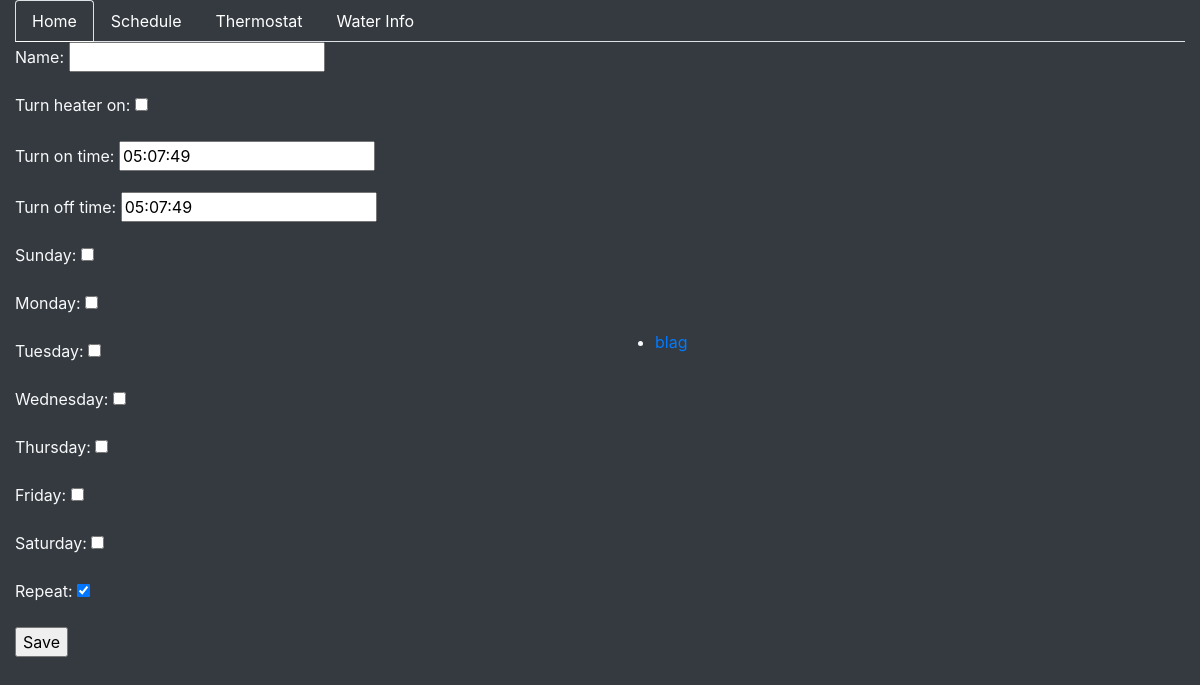
/schedule/, run on an earlier commit of the app's database.
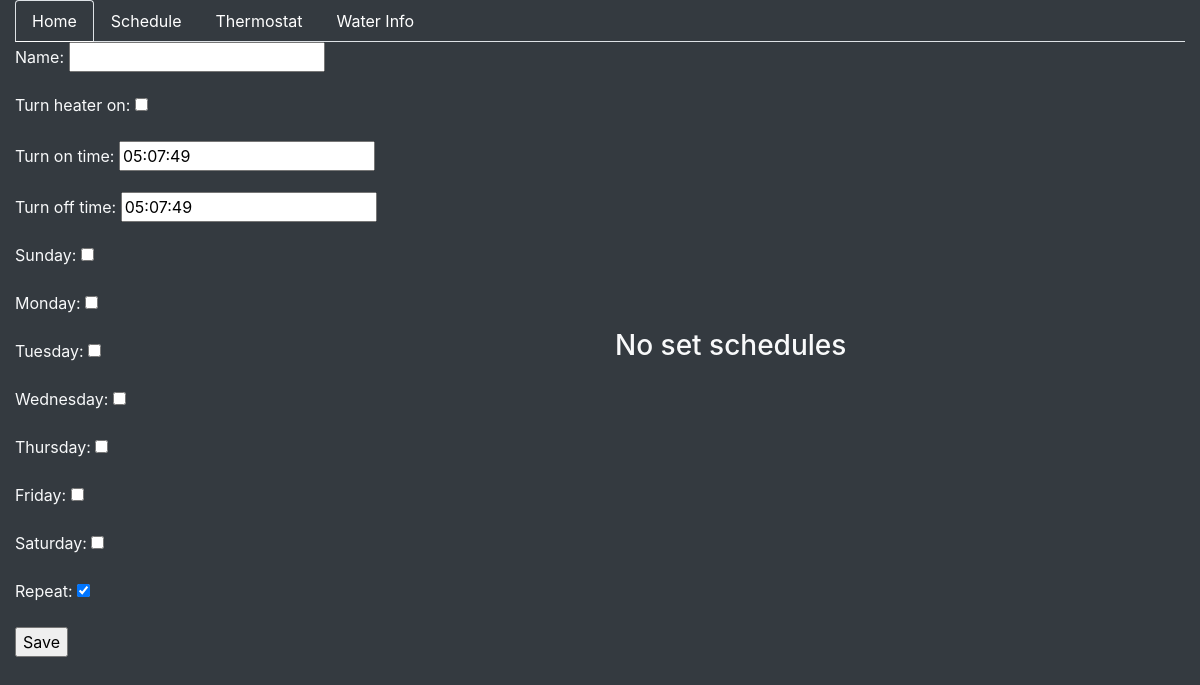
And on a later commit of the database.
### Homepage/models.py (models this page shows)
class Schedule(models.Model):
    name = models.CharField(max_length=1000)
    turn_heater_on = models.BooleanField(default= False)
    turn_on_time = models.TimeField(default= datetime.datetime.now().time())
    turn_off_time = models.TimeField(default= datetime.datetime.now().time())
    Sunday = models.BooleanField(default= False)
    Monday = models.BooleanField(default= False)
    Tuesday = models.BooleanField(default= False)
    Wednesday = models.BooleanField(default= False)
    Thursday = models.BooleanField(default= False)
    Friday = models.BooleanField(default= False)
    Saturday = models.BooleanField(default= False)
    repeat = models.BooleanField(default=True)

### Homepage/views.py (the view)
# urls.py: path('schedule/', views.schedule, name='schedule'),
def schedule(request):
    schedules = Schedule.objects.all()
    form = Schedule_Form(request.POST or None)
    if form.is_valid():
        form.save()
    context = {
        'form' : form,
        'schedules' : schedules,
        'meta' : meta
    }
    return render(request, 'schedule.html', context)

### Homepage/forms.py
class Schedule_Form(forms.ModelForm):
    class Meta:
        model = Schedule
        fields = [
            'name',
            'turn_heater_on',
            'turn_on_time',
            'turn_off_time',
            'Sunday',
            'Monday',
            'Tuesday',
            'Wednesday',
            'Thursday',
            'Friday',
            'Saturday',
            'repeat',
            ]

### Homepage/templates/schedule.html (shortened to what this page needs)
{% extends 'generic.html' %}
{% block navbar %}
{%include 'navbar.html' %}
{% endblock %}
{% block leftColumn %}
<form method="POST">
    {{ form.as_p }}
    <input type='submit' value='Save' />
</form>
{% endblock %}
{% block rightColumn %}
    {% if schedules %}
        <ul>
            {% for schedule_obj in schedules %}
                <li><a href= "/schedule/{{ schedule_obj.id }}/"> {{ schedule_obj.name }}</a></li>
            {% endfor %}
        </ul>
    {% else %}
        <h3>No set schedules</h3>
    {% endif %}
{% endblock %}

### Homepage/templates/generic.html (shortened to what this page needs)
<!DOCTYPE html>
<html lang='en'>
    {% load static %}
    <head>
        <link rel="stylesheet" href="https://stackpath.bootstrapcdn.com/bootstrap/4.4.1/css/bootstrap.min.css">
        <link rel="stylesheet" href="{% static 'weathericons/css/weather-icons.min.css' %}">
    </head>
    <body class="bg-dark">
        <div class="container-fluid">
            {% block navbar %}
            {% endblock %}
            <div class="row justify-content-center align-items-center">
                <div class="col text-light">
                    {% block leftColumn %}
                    {% endblock %}
                </div>
                <div class="col text-light">
                    {% block rightColumn %}
                    {% endblock %}
                </div>
            </div>
        </div>
    </body>
</html>

### Homepage/templates/navbar.html
<ul class="nav nav-tabs">
    <li class="nav-item">
        <a class="nav-link active bg-dark text-white" href="/home">Home</a>
    </li>
    <li class="nav-item">
        <a class="nav-link text-white" href="/schedule">Schedule</a>
    </li>
    <li class="nav-item">
        <a class="nav-link text-white" href="/thermostat">Thermostat</a>
    </li>
    <li class="nav-item">
        <a class="nav-link text-white" href="/water_info">Water Info</a>
    </li>
</ul>

What changed in the data, as far as the page shows it:
removed Schedule: name "blag"
Also different on the page:
text now shown: "No set schedules"
